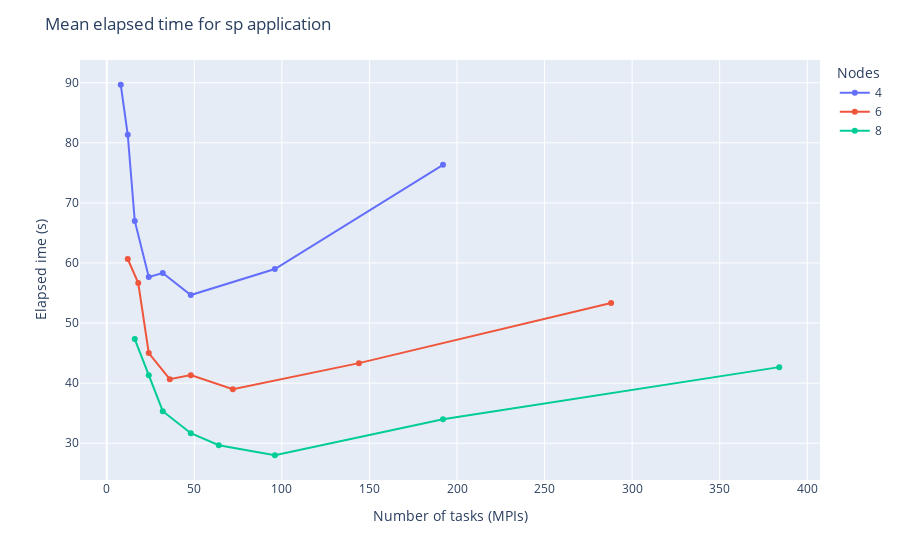

The notebook cell this image was saved under:
### Markdown cell above
## Elapsed time vs ntasks (MPIs)

### Code cell
fig = px.line(x=sp['ntasks'], y=sp['mean elapsed t'],
                markers=True,
                color=sp['nodes'])

# change the title
fig.update_layout(title='Mean elapsed time for sp application',
                    legend_title_text='Nodes',
                    xaxis_title='Number of tasks (MPIs)',
                    yaxis_title='Elapsed ime (s)')

fig.show()

### Figure 1 — Plotly figure (JSON) as saved in the notebook; plotly's stock layout.template omitted (floating-point values rounded to 4 significant figures)
{"data": [{"hovertemplate": "color=4<br>x=%{x}<br>y=%{y}<extra></extra>", "legendgroup": "4", "line": {"color": "#636efa", "dash": "solid"}, "marker": {"symbol": "circle"}, "mode": "lines+markers", "name": "4", "orientation": "v", "showlegend": true, "type": "scatter", "x": [8, 12, 16, 24, 32, 48, 96, 192], "xaxis": "x", "y": [89.67, 81.33, 67, 57.67, 58.33, 54.67, 59, 76.33], "yaxis": "y"}, {"hovertemplate": "color=6<br>x=%{x}<br>y=%{y}<extra></extra>", "legendgroup": "6", "line": {"color": "#EF553B", "dash": "solid"}, "marker": {"symbol": "circle"}, "mode": "lines+markers", "name": "6", "orientation": "v", "showlegend": true, "type": "scatter", "x": [12, 18, 24, 36, 48, 72, 144, 288], "xaxis": "x", "y": [60.67, 56.67, 45, 40.67, 41.33, 39, 43.33, 53.33], "yaxis": "y"}, {"hovertemplate": "color=8<br>x=%{x}<br>y=%{y}<extra></extra>", "legendgroup": "8", "line": {"color": "#00cc96", "dash": "solid"}, "marker": {"symbol": "circle"}, "mode": "lines+markers", "name": "8", "orientation": "v", "showlegend": true, "type": "scatter", "x": [16, 24, 32, 48, 64, 96, 192, 384], "xaxis": "x", "y": [47.33, 41.33, 35.33, 31.67, 29.67, 28, 34, 42.67], "yaxis": "y"}], "layout": {"legend": {"title": {"text": "Nodes"}, "tracegroupgap": 0}, "margin": {"t": 60}, "title": {"text": "Mean elapsed time for sp application"}, "xaxis": {"anchor": "y", "domain": [0, 1], "title": {"text": "Number of tasks (MPIs)"}}, "yaxis": {"anchor": "x", "domain": [0, 1], "title": {"text": "Elapsed ime (s)"}}}}
